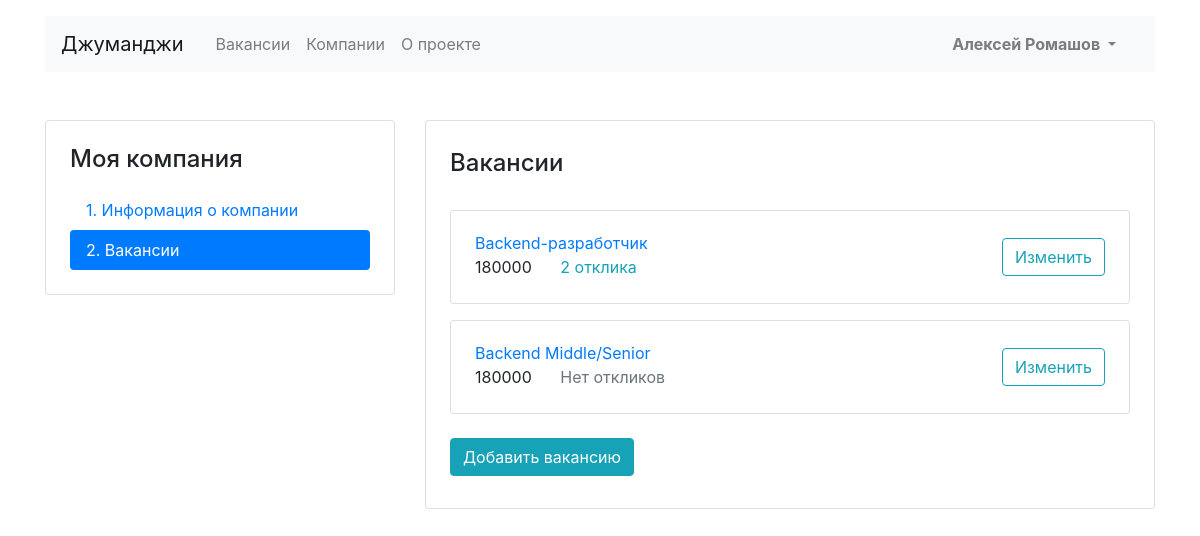
The app's page /mycompany/vacancies (signed in) with its own data.
### jobsearch/models.py (models this page shows)
class Vacancy(models.Model):
    title = models.CharField(max_length=100)
    specialty = models.ForeignKey(Specialty, on_delete=models.CASCADE, related_name='vacancies')
    company = models.ForeignKey(Company, on_delete=models.CASCADE, related_name='vacancies')
    skills = models.TextField()
    description = models.TextField()
    salary_min = models.IntegerField()
    salary_max = models.IntegerField()
    published_at = models.DateField()
    def __str__(self):
        return self.title

### jobsearch/views.py (the view)
# urls.py: path('mycompany/vacancies', MyVacanciesView.as_view(), name='my_vacancies'),
class MyVacanciesView(View):
    def get(self, request, *args, **kwargs):
        try:
            vacancies = Vacancy.objects.filter(company=request.user.company)
        except ObjectDoesNotExist:
            return HttpResponseRedirect('/mycompany/')
        return render(request, 'jobsearch/vacancy-list.html', context={
            'vacancies': vacancies,
        })

### jobsearch/templates/jobsearch/vacancy-list.html (shortened to what this page needs)
{% extends 'jobsearch/base.html' %}
{% block content %}
{% load static %}
  <main class="container mt-3 pb-5">
    <div class="row mt-5">
      <div class="col-12 col-lg-4">
        <aside class="pt-3 pb-4 px-4 mb-5 card">
          <h1 class="h4 pt-2 pb-2">Моя компания</h1>
          <div class="nav flex-column nav-pills" id="v-pills-tab" role="tablist" aria-orientation="vertical">
            <a class="nav-link" href="{% url 'my_company' %}">1. Информация о компании</a>
            <a class="nav-link active" href="#">2. Вакансии</a>
          </div>
        </aside>
      </div>
      <div class="col-12 col-lg-8">
        <div class="card">
          <div class="card-body px-4 pb-4">
            <section class="tab-pane fade show active">
              {% if vacancies %}
              <h2 class="h4 pt-2 pb-3">Вакансии</h2>
              {% for vacancy in vacancies %}
              <div class="card mt-3">
                <div class="card-body px-4">
                  <div class="row align-items-center">
                    <div class="col-6 col-lg-8">
                      <a href="{% url 'vacancy'  id=vacancy.id %}" class="mb-1">{{ vacancy }}</a>
                      <p class="mb-1">
                            <span class="mr-4">{{ vacancy.salary_min }}</span>
                          {% if vacancy.applications.all.count > 0 %}
                          <a href="{% url 'vacancy_applications' id=vacancy.id %}" class="text-info">{{ vacancy.applications.all.count }} отклика</a>
                           {% else %}
                           <span class="text-muted">Нет откликов</span>
                          {% endif %}
                      </p>
                    </div>
                    <div class="col-6 col-lg-4 text-right">
                      <a href="{% url 'one_vacancy'  id=vacancy.id %}" class="btn btn-outline-info">Изменить</a>
                    </div>
                  </div>
                </div>
              </div>
              {% endfor %}
              {% else %}
              <p class="alert alert-info" role="alert">
                У вас пока нет вакансий, но вы можете создать первую
              </p>
                {% endif %}
            </section><br>
                      <a href="{% url 'new_vacancy' %}" class="btn btn-info mb-2">Добавить вакансию</a>
          </div>
        </div>
      </div>
    </div>
  </main>
{% endblock %}

### jobsearch/templates/jobsearch/base.html (shortened to what this page needs)
<!DOCTYPE html>
<html lang="ru">
<head>
  <link rel="stylesheet" href="https://stackpath.bootstrapcdn.com/bootstrap/4.3.1/css/bootstrap.min.css">
</head>
<body>
  <header class="container mt-3">
    <nav class="navbar navbar-expand-lg navbar-light bg-light">
      <a class="navbar-brand mr-4" href="{% url 'main' %}">Джуманджи</a>
      <div class="collapse navbar-collapse justify-content-between" id="navbarNav">
        <ul class="navbar-nav col-10">
          <li class="nav-item">
            <a class="nav-link" href="{% url 'vacancies' %}">Вакансии</a>
          </li>
          <li class="nav-item">
            <a class="nav-link" href="#">Компании</a>
          </li>
          <li class="nav-item">
            <a class="nav-link" href="#">О проекте</a>
          </li>
        </ul>
        <ul class="navbar-nav col-2 justify-content-end">
          <li class="nav-item active">
            {% if not user.is_authenticated %}
            <a href="{% url 'login' %}" class="nav-link font-weight-bold">Вход</a>
          </li>
            {% else %}
          <li class="nav-item dropdown">
            <a class="nav-link dropdown-toggle font-weight-bold" href="#" id="navbarDropdown" role="button" data-toggle="dropdown" aria-haspopup="true" aria-expanded="false">
            {{ request.user.first_name }} {{ request.user.last_name }}
            </a>
          </li>
            {% endif %}
        </ul>
      </div>
    </nav>
  </header>
  {% block content %}{% endblock %}
</body>
</html>

### records on screen
Vacancy: title "Backend-разработчик", salary_min "180000", applications.all.count "2"
Vacancy: title "Backend Middle/Senior", salary_min "180000", shows "Нет откликов"

### other values on screen
{{ request.user.first_name }} "Алексей"
{{ request.user.last_name }} "Ромашов"
